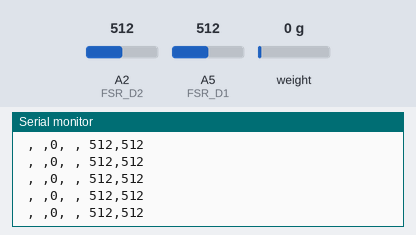
The sketch below on a simulated Arduino Uno, built with avr-gcc and run on an emulated ATmega328P. Parts: the last lines printed to the serial monitor. The inputs (shaded band) are chosen by the test bench; at power-on: weight on the scale 0 g, A2 (FSR_D2) = 512, A5 (FSR_D1) = 512. Storage starts empty.

Above: at 2.3 s.
2.4 s: weight on the scale set to 100 g
At 2.49 s:
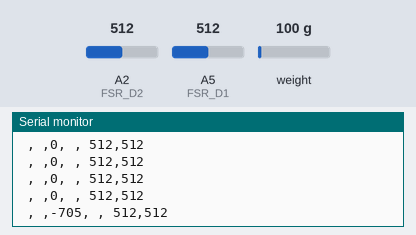
3.9 s: A2 (FSR_D2) set to 716
At 3.95 s:
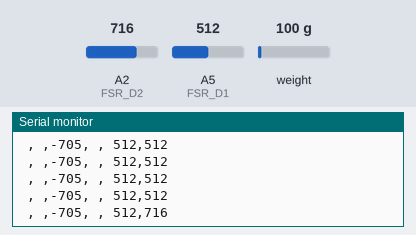
5.4 s: A5 (FSR_D1) set to 716
At 5.41 s:
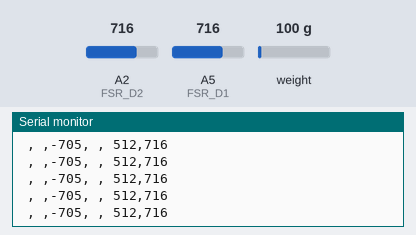
6.9 s: weight on the scale set to 1250 g
At 6.99 s:
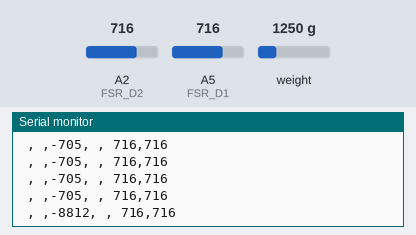
8.4 s: A2 (FSR_D2) set to 900
At 8.45 s:
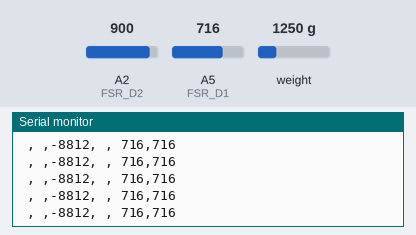
9.9 s: A5 (FSR_D1) set to 900
At 9.91 s:
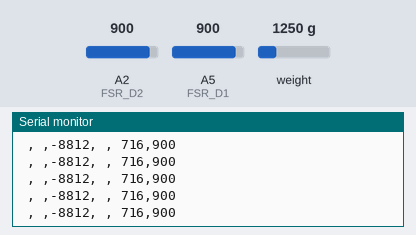
Timing chart, 0 to 12.4 s (numbered marks = the images above; inputs shaded):
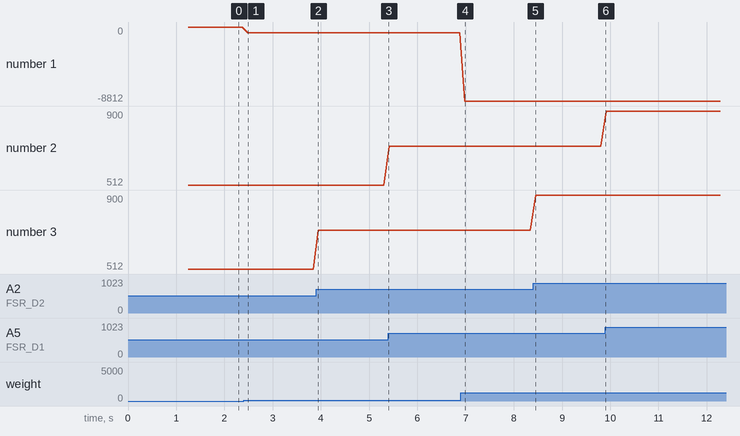

The sketch:

sensorshield_testing_v1.ino
```cpp
/*
Code to record data for the Strata-S1 experiment.

Full code will read from all sensors in the experiment tubes.
**** THIS TEST CODE WILL ONLY TRY TO READ FROM ONE TUBE AT A TIME ****

In the current iteration, the Strata-S1 experiment consists of:
Tube A: Strata-sphere -- no sensors
Tube B: Load Cell only
Tube C: Load Cell, FSR1, FSR2
Tube D: Load Cell, FSR1, FSR2

All tubes also have an Entrapulator - code for controlling those is separate.

This code will take data the enitre time the experiment is powered, so should run the whole flight.

*/
////////////////////////////////////////////////////////////////////////////////////////
//       Digital I/O
////////////////////////////////////////////////////////////////////////////////////////
//#define  "X"                 SCL   // Not used.
//#define  "X"                 SDA   // Not used.
//#define  "X"                 AREF  // Not used.
//#define  "X"                 GND   // Not used.
#define  CLK                 13    // SDcard CLK
#define  MISO                12    // SDcard MISO
#define  MOSI                11    // SDcard MOSI
//#define  LC_D_CLK            10    // Tube B Load Cell CLK
//#define  LC_D_DOUT            9    // Tube B Load Cell DATA OUT
#define  chipSelect           8    // SDcard chipselect

//#define  LC_D_CLK             7    // Tube D Load Cell CLK
//#define  LC_D_DOUT            6    // Tube D Load Cell DATA OUT
#define  LC_D_CLK             5    // Tube C Load Cell CLK
#define  LC_D_DOUT            4    // Tube C Load Cell DATA OUT
//#define  "X"                  3    // Not used.
//#define  "X"                  2    // Not used.
//#define  "X"                  1    // Not used.
//#define  "X"                  0    // Not used.

////////////////////////////////////////////////////////////////////////////////////////
//       Analog In 6
////////////////////////////////////////////////////////////////////////////////////////
//#define  FSR_B1               A0   // Tube B FSR 1 data - not used
//#define  FSR_B2               A1   // Tube B FSR 2 data - not used  ***** D2
//#define  FSR_C1               A2   // Tube C FSR 1 data             ***** C2
//#define  FSR_C2               A3   // Tube C FSR 2 data
//#define  FSR_D1               A4   // Tube D FSR 1 data
//#define  FSR_D2               A5   // Tube D FSR 2 data             ***** C1

#define  FSR_D1               A5   // Tube D FSR 1 data
#define  FSR_D2               A2   // Tube D FSR 2 data


////////////////////////////////////////////////////////////////////////////////////////
//       Command Routine Variables and Include files
////////////////////////////////////////////////////////////////////////////////////////

#include <HX711.h>
#include <SPI.h>
#include <SD.h>

// LOAD CELLS
// Need to calibrate the Load Cells before flight to get this value
#define calfactor_LC_D -7050.0 //This value is obtained using the SparkFun_HX711_Calibration sketch

HX711 loadcell_D;

// FSRs
// Measure the voltage at 5V and resistance of your 3.3k resistor, and enter
// their value's below:
const float VCC = 4.98; // Measured voltage of Ardunio 5V line
const float R_DIV = 3230.0; // Measured resistance of 3.3k resistor

// Set up file to save data
File initFile;
File dataFile;

void setup() {
// Open serial port
  Serial.begin(9600);
//  while(!Serial){
     ; // wait for serial port to connect. Needed for native USB port only
//  }

// ***Set up SD card***
  Serial.print("Initializing SD card...");

  if (!SD.begin(chipSelect)) {
    Serial.println("Card initialization failed!");
    // don't do anything more
    while (1);
  }
  Serial.println("Card initialized.");

// ** Open a file to write the initilization values. **
// Note that only one file can be open at a time, so you have to close this one before opening another.  Serial.println(dataString);
  initFile = SD.open("initial.txt",  FILE_WRITE);


// ***LOAD CELLS***
  Serial.println("Load Cell Setup");


// Set up load cell in Tube B
  loadcell_D.begin(LC_D_DOUT, LC_D_CLK);
  loadcell_D.set_scale(calfactor_LC_D); //This value is obtained by using the SparkFun_HX711_Calibration sketch
  loadcell_D.tare(); //Scales the values to the fully compressed state.
  Serial.println("Tare value LC D:");
  initFile.print("Tare value  LC D:");
  initFile.println(loadcell_D.get_units(), 1);


// ***FSRs***
// Set up FSRs in Tube B - not used
  Serial.println("FSR Setup");

// Set up FSRs in Tube D
  pinMode(FSR_D1, INPUT);
  pinMode(FSR_D2, INPUT);

// Close the initilization file on the SD card
  initFile.close();

// write that we've restarted the file to the SDcard
  dataFile = SD.open("datalog.txt",  FILE_WRITE);
  dataFile.println("New data");
  dataFile.close();
}

void loop() {

// ** Open the data file each time through the loop **
// Note that only one file can be open at a time, so you have to close this one before opening another.
  dataFile = SD.open("datalog.txt",  FILE_WRITE);


// make a string in which we'll the data to log:
  String dataString = "";
// example dataString"valLC_B,valLC_C,valLC_D,valFSR_C1,valFSR_C2,valFSR_D1,valFSR_D2"

// Read data from all of the sensors and put into the data file
// In this version only reading from D, placeholder data for B & C
// *** LOAD CELLS ***
  long valLC_D = loadcell_D.read();                 //scale.read() gets values, here returns a float

// put into the datastring so that it can be written to the text file
  dataString += " ";
  dataString += ",";
  dataString += " ";
  dataString += ",";
  dataString += String(valLC_D);
  dataString += ",";

// ***FSRs***
// Read data from all FSRs and append to the string:
// note that this is just reading the raw values, will need to calibrate after
// for the test, only read from D, placeholder data for C
  dataString += " ";
  dataString += ",";
  dataString += " ";

  int sensor = analogRead(FSR_D1);
  dataString += String(sensor);
  dataString += ",";
  sensor = analogRead(FSR_D2);
  dataString += String(sensor);

//  for (int analogPin = 4; analogPin < 6; analogPin++) {
//    int sensor = analogRead(analogPin);
//    dataString += String(sensor);
//    if (analogPin < 5) {
//      dataString += ",";
//    }
//  }

// if the file is available, write to it:
  if (dataFile) {
    dataFile.println(dataString);
    Serial.println(dataString);    // also print to serial port for testing
    dataFile.close();
  }
  else {
    Serial.println("error opening datalog.txt");
  }

}
```

Measured:
- after the input at 2.4 s, the serial monitor: prints a new line after 0.09 s (image 1)
- after the input at 3.9 s, the serial monitor: prints a new line after 0.05 s (image 2)
- after the input at 6.9 s, the serial monitor: prints a new line after 0.09 s (image 4)
- plotted number 1: 0 → -705 after the input at 2.4 s, -705 → -8812 after the input at 6.9 s
- plotted number 3: 512 → 716 after the input at 3.9 s, 716 → 900 after the input at 8.4 s
